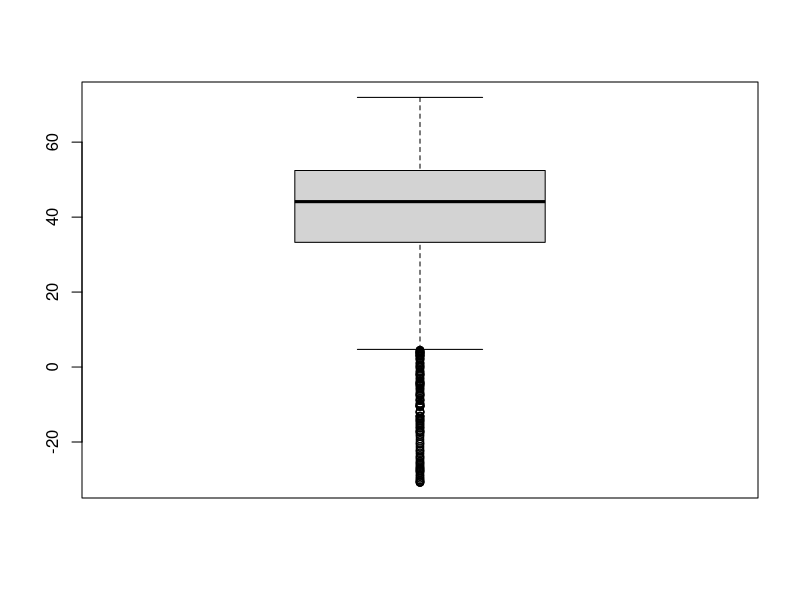
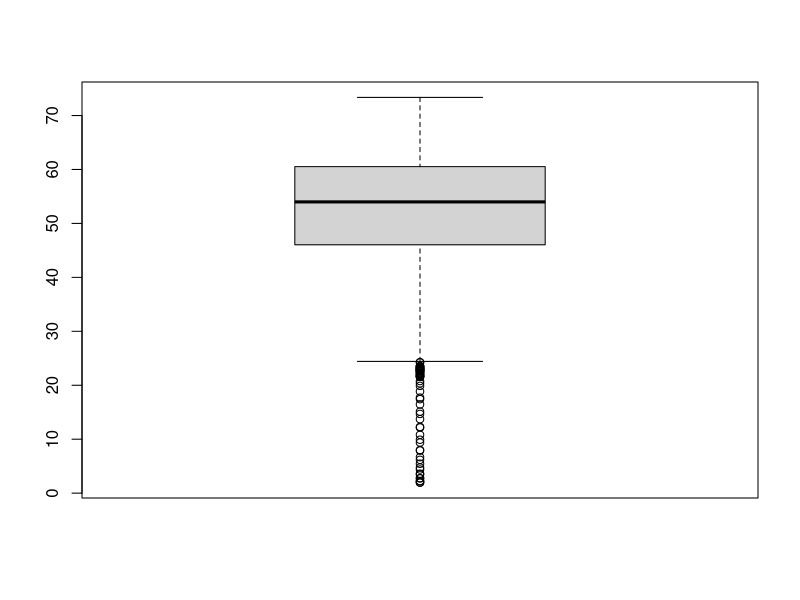
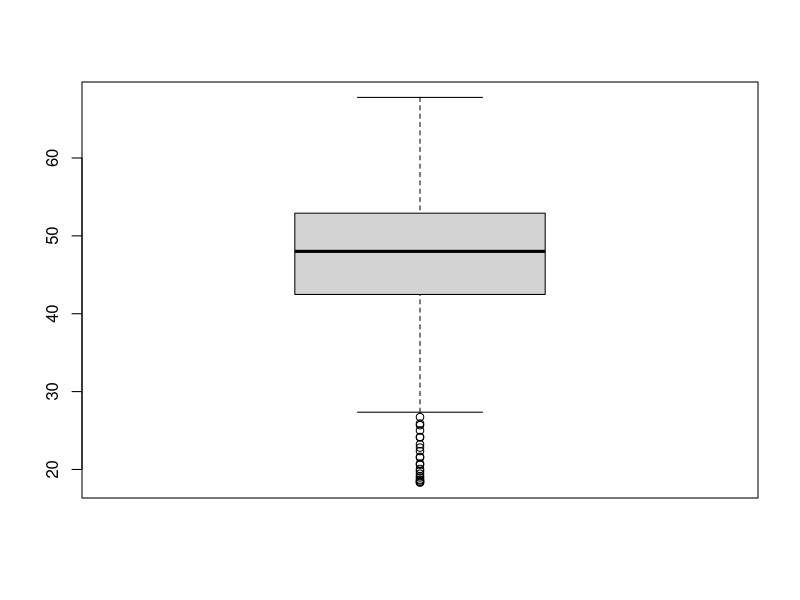
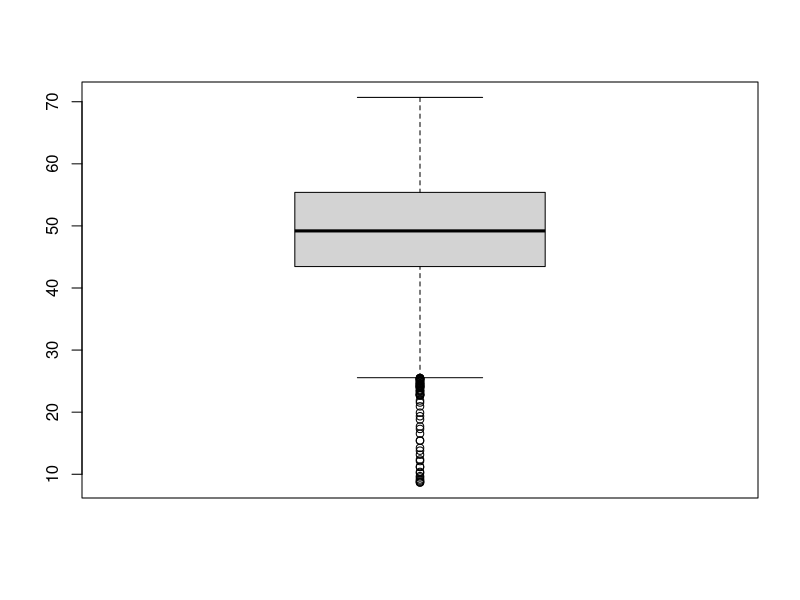

These figures' R source, in order:
df = read.table("nodes.csv", sep=",", head=F)

dat = df$V1
index = which(dat %in% boxplot(dat)$out)

dat = df$V2
index = c(index,which(dat %in% boxplot(dat)$out))
dat = df$V3
index = c(index,which(dat %in% boxplot(dat)$out))
dat = df$V4
index = c(index,which(dat %in% boxplot(dat)$out))

todelete = unique(index)

df2 = df[-todelete,]

write.table(df2, "nodesSoft.csv", row.names = F)

library("data.table")
df3 = t(data.table(df2))
write.table(df3, "nodesSoft2.csv", row.names = F, sep=";", col.names = F)
